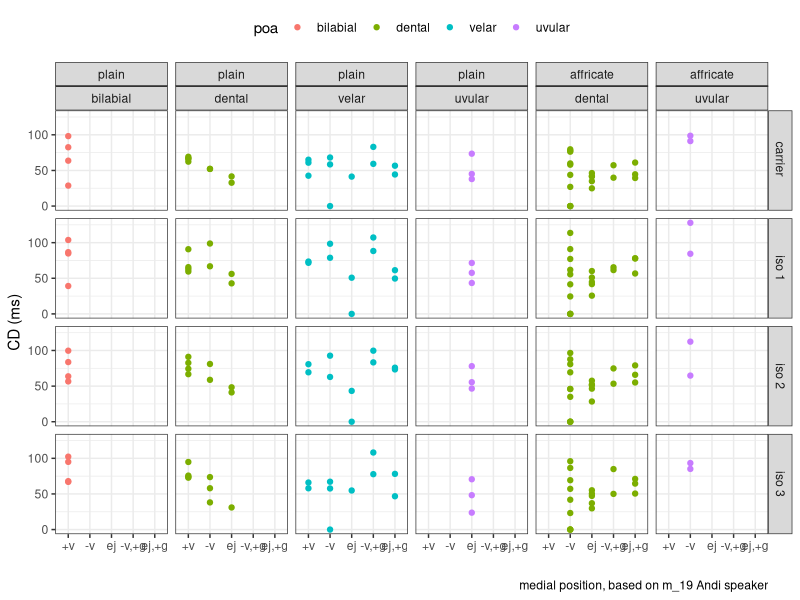
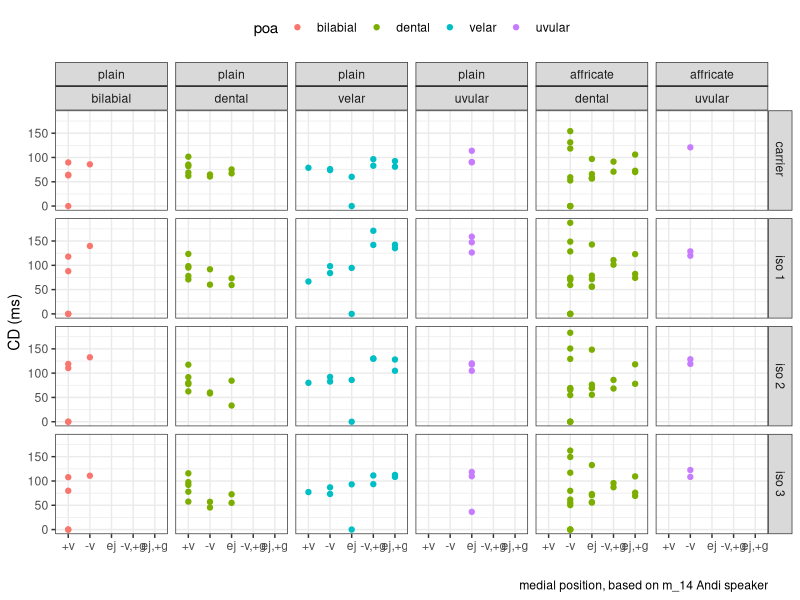
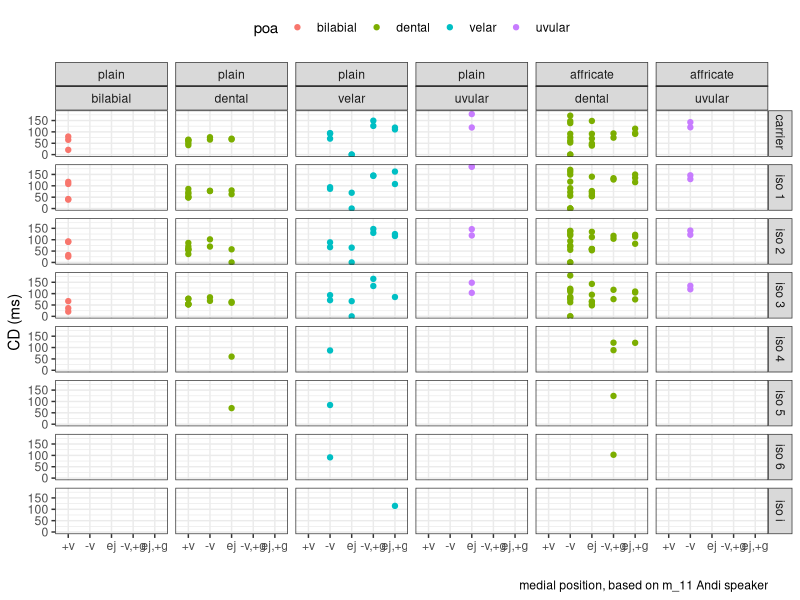
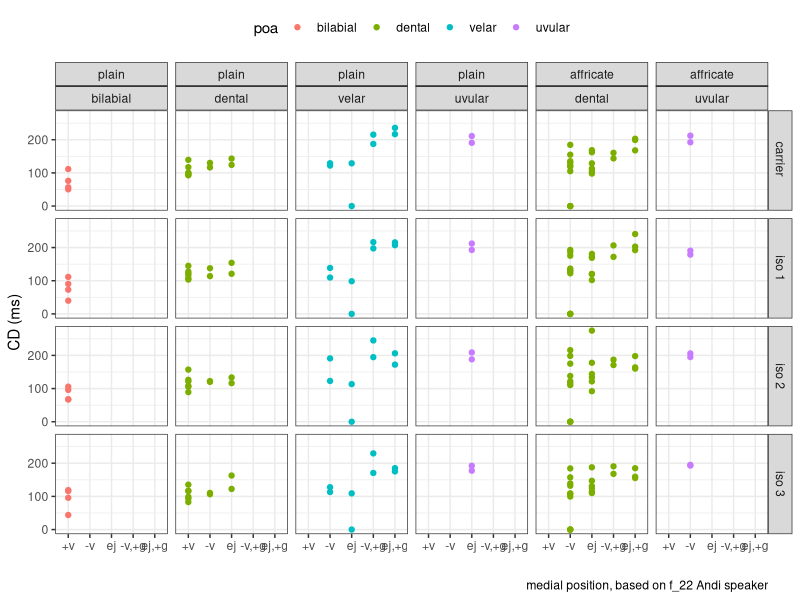
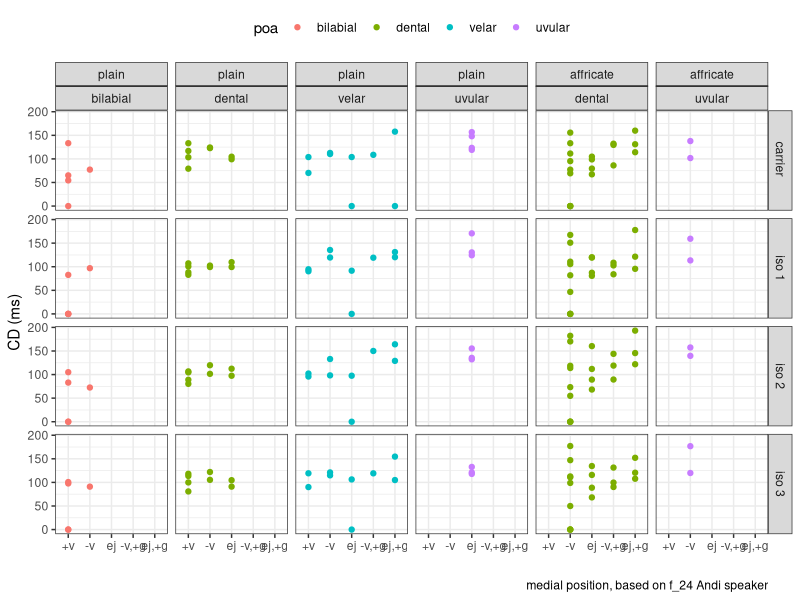
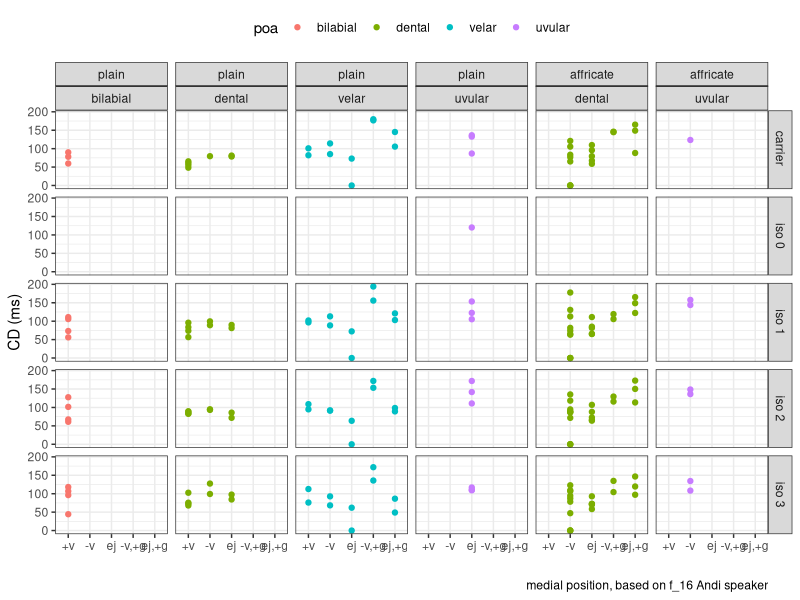
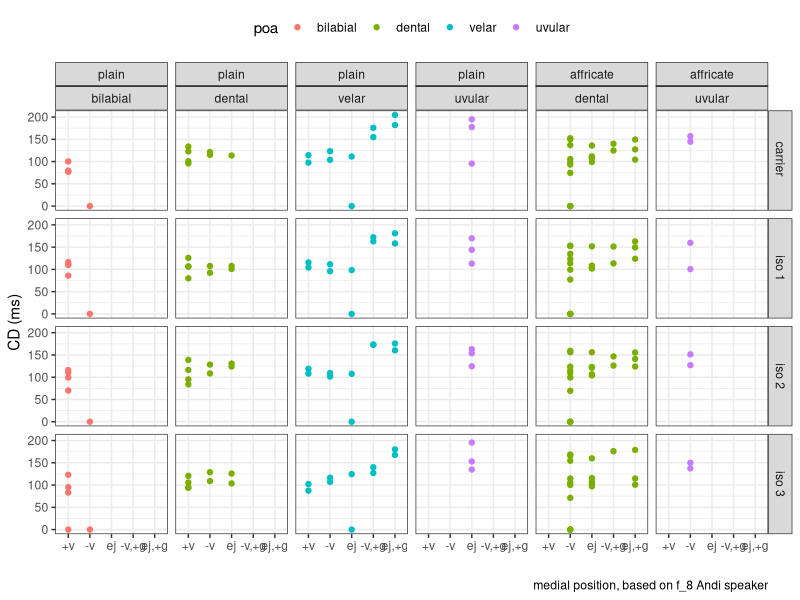
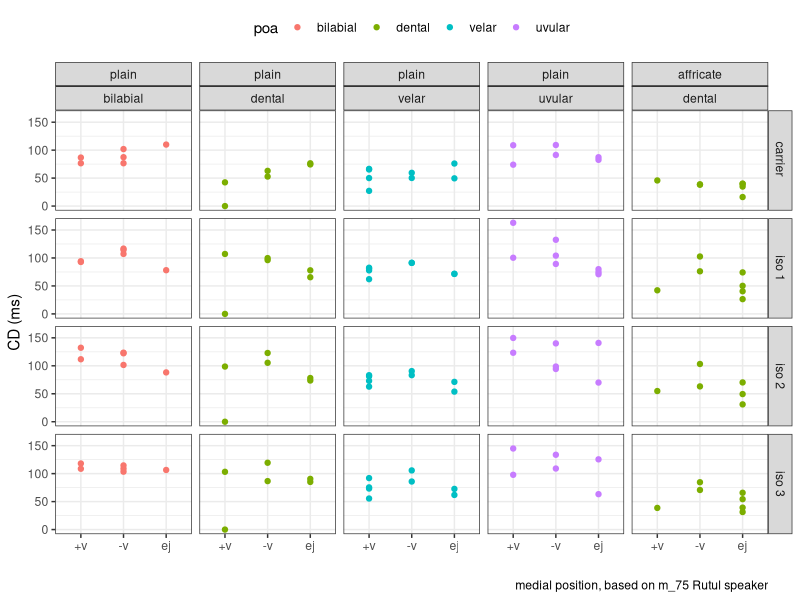

Here is the R script that generated these plots, in order: (Note: a time limit stopped this script after it produced the figures.)
## ---- chunk 1
options(htmltools.dir.version = FALSE)
knitr::opts_chunk$set(message=FALSE,
                      warning= FALSE,
                      fig.width=10.4,
                      fig.height=7)
## ---- chunk 2
library(tidyverse)
df <- read_tsv("speakers.csv")

results <- read_tsv("results.tsv")
correspondence <- read_tsv("correspondence.tsv")

results %>% 
  left_join(correspondence) %>% 
  left_join(df) %>% 
  mutate(repetition = ifelse(repetition == "--undefined--", "", repetition),
         repetition = paste(context, repetition),
         folVowDur = as.double(ifelse(folVowDur == "--undefined--",NA, folVowDur)),
         geminate = ifelse(grepl("[ː:]", stop),"+g", "-g"),
         aff_type = ifelse(grepl("[sz]", stop),"dent", NA),
         aff_type = ifelse(grepl("[ʃʒšžǯ]", stop),"alv", aff_type),
         aff_type = ifelse(grepl("ɬ", stop),"lat", aff_type),
         aff_type = ifelse(grepl("χ", stop),"uv", aff_type),
         affric = ifelse(grepl("ɬ", stop),"affricate", affric),
         affric = ifelse(grepl("χ", stop),"affricate", affric),
         aff_type = ifelse(grepl("χ", stop),"uv", aff_type),
         aff_type = factor(aff_type, levels = c("dent", "alv", "lat", "uv")),
         affric = factor(affric, levels = c("plain", "affricate")),
         voice = ifelse(voice == "voiced", "+v", "-v")) %>% 
  mutate(fric = fric * 1000,
         postfric = postfric*1000,
         folVowDur = folVowDur*1000,
         closdur = closdur*1000,
         VOT = fric + postfric,
         cd_n = closdur/folVowDur,
         vot_n = VOT/folVowDur,
         utterance = paste0(context, "_", repetition),
         poa = factor(poa, levels = c("bilabial", "dental", "velar", "uvular")),
         c_type = ifelse(glott == "glottalic", "ej", voice),
         c_type = ifelse(geminate == "+g", paste0(c_type, ",", "+g"), c_type),
         c_type = factor(c_type, levels = c("+v", "-v", "ej", "-v,+g", "ej,+g"))) ->
  final_df
## ---- chunk 3
speaker <- "m_19"
final_df %>% 
  filter(id == speaker, position == "medial") %>%
  ggplot(aes(c_type, closdur, color = poa))+
  geom_point()+
  theme_bw()+
  theme(legend.position="top")+
  labs(y = "CD (ms)", x = "", caption = paste("medial position, based on",
                       speaker,
                       "Andi speaker"))+
  facet_grid(repetition~affric+poa)
## ---- chunk 4
speaker <- "m_14"
final_df %>% 
  filter(id == speaker, position == "medial") %>%
  ggplot(aes(c_type, closdur, color = poa))+
  geom_point()+
  theme_bw()+
  theme(legend.position="top")+
  labs(y = "CD (ms)", x = "", caption = paste("medial position, based on",
                       speaker,
                       "Andi speaker"))+
  facet_grid(repetition~affric+poa)
## ---- chunk 5
speaker <- "m_11"
final_df %>% 
  filter(id == speaker, position == "medial") %>%
  ggplot(aes(c_type, closdur, color = poa))+
  geom_point()+
  theme_bw()+
  theme(legend.position="top")+
  labs(y = "CD (ms)", x = "", caption = paste("medial position, based on",
                       speaker,
                       "Andi speaker"))+
  facet_grid(repetition~affric+poa)
## ---- chunk 6
speaker <- "f_22"
final_df %>% 
  filter(id == speaker, position == "medial") %>%
  ggplot(aes(c_type, closdur, color = poa))+
  geom_point()+
  theme_bw()+
  theme(legend.position="top")+
  labs(y = "CD (ms)", x = "", caption = paste("medial position, based on",
                       speaker,
                       "Andi speaker"))+
  facet_grid(repetition~affric+poa)
## ---- chunk 7
speaker <- "f_24"
final_df %>% 
  filter(id == speaker, position == "medial") %>%
  ggplot(aes(c_type, closdur, color = poa))+
  geom_point()+
  theme_bw()+
  theme(legend.position="top")+
  labs(y = "CD (ms)", x = "", caption = paste("medial position, based on",
                       speaker,
                       "Andi speaker"))+
  facet_grid(repetition~affric+poa)
## ---- chunk 8
speaker <- "f_16"
final_df %>% 
  filter(id == speaker, position == "medial") %>%
  ggplot(aes(c_type, closdur, color = poa))+
  geom_point()+
  theme_bw()+
  theme(legend.position="top")+
  labs(y = "CD (ms)", x = "", caption = paste("medial position, based on",
                       speaker,
                       "Andi speaker"))+
  facet_grid(repetition~affric+poa)
## ---- chunk 9
speaker <- "f_8"
final_df %>% 
  filter(id == speaker, position == "medial") %>%
  ggplot(aes(c_type, closdur, color = poa))+
  geom_point()+
  theme_bw()+
  theme(legend.position="top")+
  labs(y = "CD (ms)", x = "", caption = paste("medial position, based on",
                       speaker,
                       "Andi speaker"))+
  facet_grid(repetition~affric+poa)
## ---- chunk 10
speaker <- "m_75"
final_df %>% 
  filter(id == speaker, position == "medial") %>%
  ggplot(aes(c_type, closdur, color = poa))+
  geom_point()+
  theme_bw()+
  theme(legend.position="top")+
  labs(y = "CD (ms)", x = "", caption = paste("medial position, based on",
                       speaker,
                       "Rutul speaker"))+
  facet_grid(repetition~affric+poa)
## ---- chunk 11
speaker <- "m_84"
final_df %>% 
  filter(id == speaker, position == "medial") %>%
  ggplot(aes(c_type, closdur, color = poa))+
  geom_point()+
  theme_bw()+
  theme(legend.position="top")+
  labs(y = "CD (ms)", x = "", caption = paste("medial position, based on",
                       speaker,
                       "Rutul speaker"))+
  facet_grid(repetition~affric+poa)
## ---- chunk 12
speaker <- "m_81"
final_df %>% 
  filter(id == speaker, position == "medial") %>%
  ggplot(aes(c_type, closdur, color = poa))+
  geom_point()+
  theme_bw()+
  theme(legend.position="top")+
  labs(y = "CD (ms)", x = "", caption = paste("medial position, based on",
                       speaker,
                       "Rutul speaker"))+
  facet_grid(repetition~affric+poa)
## ---- chunk 13
speaker <- "m_91"
final_df %>% 
  filter(id == speaker, position == "medial") %>%
  ggplot(aes(c_type, closdur, color = poa))+
  geom_point()+
  theme_bw()+
  theme(legend.position="top")+
  labs(y = "CD (ms)", x = "", caption = paste("medial position, based on",
                       speaker,
                       "Rutul speaker"))+
  facet_grid(repetition~affric+poa)
## ---- chunk 14
speaker <- "m_92"
final_df %>% 
  filter(id == speaker, position == "medial") %>%
  ggplot(aes(c_type, closdur, color = poa))+
  geom_point()+
  theme_bw()+
  theme(legend.position="top")+
  labs(y = "CD (ms)", x = "", caption = paste("medial position, based on",
                       speaker,
                       "Rutul speaker"))+
  facet_grid(repetition~affric+poa)
## ---- chunk 15
speaker <- "m_94"
final_df %>% 
  filter(id == speaker, position == "medial") %>%
  ggplot(aes(c_type, closdur, color = poa))+
  geom_point()+
  theme_bw()+
  theme(legend.position="top")+
  labs(y = "CD (ms)", x = "", caption = paste("medial position, based on",
                       speaker,
                       "Rutul speaker"))+
  facet_grid(repetition~affric+poa)

## ---- chunk 16
speaker <- "m_19"
final_df %>% 
  filter(id == speaker, position == "medial") %>%
  ggplot(aes(c_type, VOT, color = poa))+
  geom_hline(yintercept = 30, lty = 2)+
  geom_hline(yintercept = 160, lty = 2)+
  geom_point()+
  theme_bw()+
  theme(legend.position="top")+
  labs(y = "VOT (ms)", x = "", caption = paste("medial position, based on",
                                              speaker,
                                              "Andi speaker"))+
  facet_grid(repetition~affric+poa)
## ---- chunk 17
speaker <- "m_14"
final_df %>% 
  filter(id == speaker, position == "medial") %>%
  ggplot(aes(c_type, VOT, color = poa))+
  geom_hline(yintercept = 30, lty = 2)+
  geom_hline(yintercept = 160, lty = 2)+
  geom_point()+
  theme_bw()+
  theme(legend.position="top")+
  labs(y = "VOT (ms)", x = "", caption = paste("medial position, based on",
                                              speaker,
                                              "Andi speaker"))+
  facet_grid(repetition~affric+poa)
## ---- chunk 18
speaker <- "m_11"
final_df %>% 
  filter(id == speaker, position == "medial") %>%
  ggplot(aes(c_type, VOT, color = poa))+
  geom_hline(yintercept = 30, lty = 2)+
  geom_hline(yintercept = 160, lty = 2)+
  geom_point()+
  theme_bw()+
  theme(legend.position="top")+
  labs(y = "VOT (ms)", x = "", caption = paste("medial position, based on",
                                              speaker,
                                              "Andi speaker"))+
  facet_grid(repetition~affric+poa)
## ---- chunk 19
speaker <- "f_22"
final_df %>% 
  filter(id == speaker, position == "medial") %>%
  ggplot(aes(c_type, VOT, color = poa))+
  geom_hline(yintercept = 30, lty = 2)+
  geom_hline(yintercept = 160, lty = 2)+
  geom_point()+
  theme_bw()+
  theme(legend.position="top")+
  labs(y = "VOT (ms)", x = "", caption = paste("medial position, based on",
                                              speaker,
                                              "Andi speaker"))+
  facet_grid(repetition~affric+poa)
## ---- chunk 20
speaker <- "f_24"
final_df %>% 
  filter(id == speaker, position == "medial") %>%
  ggplot(aes(c_type, VOT, color = poa))+
  geom_hline(yintercept = 30, lty = 2)+
  geom_hline(yintercept = 160, lty = 2)+
  geom_point()+
  theme_bw()+
  theme(legend.position="top")+
  labs(y = "VOT (ms)", x = "", caption = paste("medial position, based on",
                                              speaker,
                                              "Andi speaker"))+
  facet_grid(repetition~affric+poa)
## ---- chunk 21
speaker <- "f_16"
final_df %>% 
  filter(id == speaker, position == "medial") %>%
  ggplot(aes(c_type, VOT, color = poa))+
  geom_hline(yintercept = 30, lty = 2)+
  geom_hline(yintercept = 160, lty = 2)+
  geom_point()+
  theme_bw()+
  theme(legend.position="top")+
  labs(y = "VOT (ms)", x = "", caption = paste("medial position, based on",
                                              speaker,
                                              "Andi speaker"))+
  facet_grid(repetition~affric+poa)
## ---- chunk 22
speaker <- "f_8"
final_df %>% 
  filter(id == speaker, position == "medial") %>%
  ggplot(aes(c_type, VOT, color = poa))+
  geom_hline(yintercept = 30, lty = 2)+
  geom_hline(yintercept = 160, lty = 2)+
  geom_point()+
  theme_bw()+
  theme(legend.position="top")+
  labs(y = "VOT (ms)", x = "", caption = paste("medial position, based on",
                                              speaker,
                                              "Andi speaker"))+
  facet_grid(repetition~affric+poa)
## ---- chunk 23
speaker <- "m_75"
final_df %>% 
  filter(id == speaker, position == "medial") %>%
  ggplot(aes(c_type, VOT, color = poa))+
  geom_hline(yintercept = 30, lty = 2)+
  geom_hline(yintercept = 160, lty = 2)+
  geom_point()+
  theme_bw()+
  theme(legend.position="top")+
  labs(y = "VOT (ms)", x = "", caption = paste("medial position, based on",
                                              speaker,
                                              "Rutul speaker"))+
  facet_grid(repetition~affric+poa)
## ---- chunk 24
speaker <- "m_84"
final_df %>% 
  filter(id == speaker, position == "medial") %>%
  ggplot(aes(c_type, VOT, color = poa))+
  geom_hline(yintercept = 30, lty = 2)+
  geom_hline(yintercept = 160, lty = 2)+
  geom_point()+
  theme_bw()+
  theme(legend.position="top")+
  labs(y = "VOT (ms)", x = "", caption = paste("medial position, based on",
                                              speaker,
                                              "Rutul speaker"))+
  facet_grid(repetition~affric+poa)
## ---- chunk 25
speaker <- "m_81"
final_df %>% 
  filter(id == speaker, position == "medial") %>%
  ggplot(aes(c_type, VOT, color = poa))+
  geom_hline(yintercept = 30, lty = 2)+
  geom_hline(yintercept = 160, lty = 2)+
  geom_point()+
  theme_bw()+
  theme(legend.position="top")+
  labs(y = "VOT (ms)", x = "", caption = paste("medial position, based on",
                                              speaker,
                                              "Rutul speaker"))+
  facet_grid(repetition~affric+poa)
## ---- chunk 26
speaker <- "m_91"
final_df %>% 
  filter(id == speaker, position == "medial") %>%
  ggplot(aes(c_type, VOT, color = poa))+
  geom_hline(yintercept = 30, lty = 2)+   
  geom_hline(yintercept = 160, lty = 2)+
  geom_point()+
  theme_bw()+
  theme(legend.position="top")+
  labs(y = "VOT (ms)", x = "", caption = paste("medial position, based on",
                                              speaker,
                                              "Rutul speaker"))+
  facet_grid(repetition~affric+poa)
## ---- chunk 27
speaker <- "m_92"
final_df %>% 
  filter(id == speaker, position == "medial") %>%
  ggplot(aes(c_type, VOT, color = poa))+
  geom_hline(yintercept = 30, lty = 2)+
  geom_hline(yintercept = 160, lty = 2)+
  geom_point()+
  theme_bw()+
  theme(legend.position="top")+
  labs(y = "VOT (ms)", x = "", caption = paste("medial position, based on",
                                              speaker,
                                              "Rutul speaker"))+
  facet_grid(repetition~affric+poa)
## ---- chunk 28
speaker <- "m_94"
final_df %>% 
  filter(id == speaker, position == "medial") %>%
  ggplot(aes(c_type, VOT, color = poa))+
  geom_hline(yintercept = 30, lty = 2)+
  geom_hline(yintercept = 160, lty = 2)+ 
  geom_point()+
  theme_bw()+
  theme(legend.position="top")+
  labs(y = "VOT (ms)", x = "", caption = paste("medial position, based on",
                                              speaker,
                                              "Rutul speaker"))+
  facet_grid(repetition~affric+poa)

## ---- chunk 29
speaker <- "m_19"
final_df %>% 
  filter(id == speaker, position == "medial") %>%
  ggplot(aes(closdur, VOT, color = c_type))+
  geom_point()+
  theme_bw()+
  theme(legend.position="top")+
  labs(y = "VOT (ms)", x = "CD (ms)", caption = paste("medial position, based on",
                                              speaker,
                                              "Andi speaker"))+
  facet_grid(repetition~affric+poa)
## ---- chunk 30
speaker <- "m_14"
final_df %>% 
  filter(id == speaker, position == "medial") %>%
  ggplot(aes(closdur, VOT, color = c_type))+
  geom_point()+
  theme_bw()+
  theme(legend.position="top")+
  labs(y = "VOT (ms)", x = "CD (ms)", caption = paste("medial position, based on",
                                              speaker,
                                              "Andi speaker"))+
  facet_grid(repetition~affric+poa)
## ---- chunk 31
speaker <- "m_11"
final_df %>% 
  filter(id == speaker, position == "medial") %>%
  ggplot(aes(closdur, VOT, color = c_type))+
  geom_point()+
  theme_bw()+
  theme(legend.position="top")+
  labs(y = "VOT (ms)", x = "CD (ms)", caption = paste("medial position, based on",
                                              speaker,
                                              "Andi speaker"))+
  facet_grid(repetition~affric+poa)
## ---- chunk 32
speaker <- "f_22"
final_df %>% 
  filter(id == speaker, position == "medial") %>%
  ggplot(aes(closdur, VOT, color = c_type))+
  geom_point()+
  theme_bw()+
  theme(legend.position="top")+
  labs(y = "VOT (ms)", x = "CD (ms)", caption = paste("medial position, based on",
                                              speaker,
                                              "Andi speaker"))+
  facet_grid(repetition~affric+poa)
## ---- chunk 33
speaker <- "f_24"
final_df %>% 
  filter(id == speaker, position == "medial") %>%
  ggplot(aes(closdur, VOT, color = c_type))+
  geom_point()+
  theme_bw()+
  theme(legend.position="top")+
  labs(y = "VOT (ms)", x = "CD (ms)", caption = paste("medial position, based on",
                                              speaker,
                                              "Andi speaker"))+
  facet_grid(repetition~affric+poa)
## ---- chunk 34
speaker <- "f_16"
final_df %>% 
  filter(id == speaker, position == "medial") %>%
  ggplot(aes(closdur, VOT, color = c_type))+
  geom_point()+
  theme_bw()+
  theme(legend.position="top")+
  labs(y = "VOT (ms)", x = "CD (ms)", caption = paste("medial position, based on",
                                              speaker,
                                              "Andi speaker"))+
  facet_grid(repetition~affric+poa)
## ---- chunk 35
speaker <- "f_8"
final_df %>% 
  filter(id == speaker, position == "medial") %>%
  ggplot(aes(closdur, VOT, color = c_type))+
  geom_point()+
  theme_bw()+
  theme(legend.position="top")+
  labs(y = "VOT (ms)", x = "CD (ms)", caption = paste("medial position, based on",
                                              speaker,
                                              "Andi speaker"))+
  facet_grid(repetition~affric+poa)
## ---- chunk 36
speaker <- "m_75"
final_df %>% 
  filter(id == speaker, position == "medial") %>%
  ggplot(aes(closdur, VOT, color = c_type))+
  geom_point()+
  theme_bw()+
  theme(legend.position="top")+
  labs(y = "VOT (ms)", x = "CD (ms)", caption = paste("medial position, based on",
                                              speaker,
                                              "Rutul speaker"))+
  facet_grid(repetition~affric+poa)
## ---- chunk 37
speaker <- "m_84"
final_df %>% 
  filter(id == speaker, position == "medial") %>%
  ggplot(aes(closdur, VOT, color = c_type))+
  geom_point()+
  theme_bw()+
  theme(legend.position="top")+
  labs(y = "VOT (ms)", x = "CD (ms)", caption = paste("medial position, based on",
                                              speaker,
                                              "Rutul speaker"))+
  facet_grid(repetition~affric+poa)
## ---- chunk 38
speaker <- "m_81"
final_df %>% 
  filter(id == speaker, position == "medial") %>%
  ggplot(aes(closdur, VOT, color = c_type))+
  geom_point()+
  theme_bw()+
  theme(legend.position="top")+
  labs(y = "VOT (ms)", x = "CD (ms)", caption = paste("medial position, based on",
                                              speaker,
                                              "Rutul speaker"))+
  facet_grid(repetition~affric+poa)
## ---- chunk 39
speaker <- "m_91"
final_df %>% 
  filter(id == speaker, position == "medial") %>%
  ggplot(aes(closdur, VOT, color = c_type))+
  geom_point()+
  theme_bw()+
  theme(legend.position="top")+
  labs(y = "VOT (ms)", x = "CD (ms)", caption = paste("medial position, based on",
                                              speaker,
                                              "Rutul speaker"))+
  facet_grid(repetition~affric+poa)
## ---- chunk 40
speaker <- "m_92"
final_df %>% 
  filter(id == speaker, position == "medial") %>%
  ggplot(aes(closdur, VOT, color = c_type))+
  geom_point()+
  theme_bw()+
  theme(legend.position="top")+
  labs(y = "VOT (ms)", x = "CD (ms)", caption = paste("medial position, based on",
                                              speaker,
                                              "Rutul speaker"))+
  facet_grid(repetition~affric+poa)
## ---- chunk 41
speaker <- "m_94"
final_df %>% 
  filter(id == speaker, position == "medial") %>%
  ggplot(aes(closdur, VOT, color = c_type))+
  geom_point()+
  theme_bw()+
  theme(legend.position="top")+
  labs(y = "VOT (ms)", x = "CD (ms)", caption = paste("medial position, based on",
                                              speaker,
                              "Rutul speaker"))+
  facet_grid(repetition~affric+poa)
## ---- chunk 42
speaker <- "m_19"
final_df %>% 
  filter(id == speaker, position == "medial") %>%
  ggplot(aes(c_type, vot_n, color = poa))+
  geom_point()+
  theme_bw()+
  theme(legend.position="top")+
  labs(y = "VOT (normalized)", x = "", caption = paste("medial position, based on",
                                                      speaker,
                                                      "Andi speaker"))+
  facet_grid(repetition~affric+poa)
## ---- chunk 43
speaker <- "m_14"
final_df %>% 
  filter(id == speaker, position == "medial") %>%
  ggplot(aes(c_type, vot_n, color = poa))+
  geom_point()+
  theme_bw()+
  theme(legend.position="top")+
  labs(y = "VOT (normalized)", x = "", caption = paste("medial position, based on",
                                                      speaker,
                                                      "Andi speaker"))+
  facet_grid(repetition~affric+poa)
## ---- chunk 44
speaker <- "m_11"
final_df %>% 
  filter(id == speaker, position == "medial") %>%
  ggplot(aes(c_type, vot_n, color = poa))+
  geom_point()+
  theme_bw()+
  theme(legend.position="top")+
  labs(y = "VOT (normalized)", x = "", caption = paste("medial position, based on",
                                                      speaker,
                                                      "Andi speaker"))+
  facet_grid(repetition~affric+poa)
## ---- chunk 45
speaker <- "f_22"
final_df %>% 
  filter(id == speaker, position == "medial") %>%
  ggplot(aes(c_type, vot_n, color = poa))+
  geom_point()+
  theme_bw()+
  theme(legend.position="top")+
  labs(y = "VOT (normalized)", x = "", caption = paste("medial position, based on",
                                                      speaker,
                                                      "Andi speaker"))+
  facet_grid(repetition~affric+poa)
## ---- chunk 46
speaker <- "f_24"
final_df %>% 
  filter(id == speaker, position == "medial") %>%
  ggplot(aes(c_type, vot_n, color = poa))+
  geom_point()+
  theme_bw()+
  theme(legend.position="top")+
  labs(y = "VOT (normalized)", x = "", caption = paste("medial position, based on",
                                                      speaker,
                                                      "Andi speaker"))+
  facet_grid(repetition~affric+poa)
## ---- chunk 47
speaker <- "f_16"
final_df %>% 
  filter(id == speaker, position == "medial") %>%
  ggplot(aes(c_type, vot_n, color = poa))+
  geom_point()+
  theme_bw()+
  theme(legend.position="top")+
  labs(y = "VOT (normalized)", x = "", caption = paste("medial position, based on",
                                                      speaker,
                                                      "Andi speaker"))+
  facet_grid(repetition~affric+poa)
## ---- chunk 48
speaker <- "f_8"
final_df %>% 
  filter(id == speaker, position == "medial") %>%
  ggplot(aes(c_type, vot_n, color = poa))+
  geom_point()+
  theme_bw()+
  theme(legend.position="top")+
  labs(y = "VOT (normalized)", x = "", caption = paste("medial position, based on",
                                                      speaker,
                                                      "Andi speaker"))+
  facet_grid(repetition~affric+poa)
## ---- chunk 49
speaker <- "m_75"
final_df %>% 
  filter(id == speaker, position == "medial") %>%
  ggplot(aes(c_type, vot_n, color = poa))+
  geom_point()+
  theme_bw()+
  theme(legend.position="top")+
  labs(y = "VOT (normalized)", x = "", caption = paste("medial position, based on",
                                                      speaker,
                                                      "Rutul speaker"))+
  facet_grid(repetition~affric+poa)
## ---- chunk 50
speaker <- "m_84"
final_df %>% 
  filter(id == speaker, position == "medial") %>%
  ggplot(aes(c_type, vot_n, color = poa))+
  geom_point()+
  theme_bw()+
  theme(legend.position="top")+
  labs(y = "VOT (normalized)", x = "", caption = paste("medial position, based on",
                                                      speaker,
                                                      "Rutul speaker"))+
  facet_grid(repetition~affric+poa)
## ---- chunk 51
speaker <- "m_81"
final_df %>% 
  filter(id == speaker, position == "medial") %>%
  ggplot(aes(c_type, vot_n, color = poa))+
  geom_point()+
  theme_bw()+
  theme(legend.position="top")+
  labs(y = "VOT (normalized)", x = "", caption = paste("medial position, based on",
                                                      speaker,
                                                      "Rutul speaker"))+
  facet_grid(repetition~affric+poa)
## ---- chunk 52
speaker <- "m_91"
final_df %>% 
  filter(id == speaker, position == "medial") %>%
  ggplot(aes(c_type, vot_n, color = poa))+
  geom_point()+
  theme_bw()+
  theme(legend.position="top")+
  labs(y = "VOT (normalized)", x = "", caption = paste("medial position, based on",
                                                      speaker,
                                                      "Rutul speaker"))+
  facet_grid(repetition~affric+poa)
## ---- chunk 53
speaker <- "m_92"
final_df %>% 
  filter(id == speaker, position == "medial") %>%
  ggplot(aes(c_type, vot_n, color = poa))+
  geom_point()+
  theme_bw()+
  theme(legend.position="top")+
  labs(y = "VOT (normalized)", x = "", caption = paste("medial position, based on",
                                                      speaker,
                                                      "Rutul speaker"))+
  facet_grid(repetition~affric+poa)
## ---- chunk 54
speaker <- "m_94"
final_df %>% 
  filter(id == speaker, position == "medial") %>%
  ggplot(aes(c_type, vot_n, color = poa))+
  geom_point()+
  theme_bw()+
  theme(legend.position="top")+
  labs(y = "VOT (normalized)", x = "", caption = paste("medial position, based on",
                                                      speaker,
                                                      "Rutul speaker"))+
  facet_grid(repetition~affric+poa)

## ---- chunk 55
speaker <- "m_19"
final_df %>% 
  filter(id == speaker, position == "medial") %>%
  ggplot(aes(c_type, vot_n, color = poa))+
  geom_point()+
  theme_bw()+
  theme(legend.position="top")+
  labs(y = "VOT (normalized)", x = "", caption = paste("medial position, based on",
                                                      speaker,
                                                      "Andi speaker"))+
  facet_grid(repetition~affric+poa)
## ---- chunk 56
speaker <- "m_14"
final_df %>% 
  filter(id == speaker, position == "medial") %>%
  ggplot(aes(c_type, vot_n, color = poa))+
  geom_point()+
  theme_bw()+
  theme(legend.position="top")+
  labs(y = "VOT (normalized)", x = "", caption = paste("medial position, based on",
                                                      speaker,
                                                      "Andi speaker"))+
  facet_grid(repetition~affric+poa)
## ---- chunk 57
speaker <- "m_11"
final_df %>% 
  filter(id == speaker, position == "medial") %>%
  ggplot(aes(c_type, vot_n, color = poa))+
  geom_point()+
  theme_bw()+
  theme(legend.position="top")+
  labs(y = "VOT (normalized)", x = "", caption = paste("medial position, based on",
                                                      speaker,
                                                      "Andi speaker"))+
  facet_grid(repetition~affric+poa)
## ---- chunk 58
speaker <- "f_22"
final_df %>% 
  filter(id == speaker, position == "medial") %>%
  ggplot(aes(c_type, vot_n, color = poa))+
  geom_point()+
  theme_bw()+
  theme(legend.position="top")+
  labs(y = "VOT (normalized)", x = "", caption = paste("medial position, based on",
                                                      speaker,
                                                      "Andi speaker"))+
  facet_grid(repetition~affric+poa)
## ---- chunk 59
speaker <- "f_24"
final_df %>% 
  filter(id == speaker, position == "medial") %>%
  ggplot(aes(c_type, vot_n, color = poa))+
  geom_point()+
  theme_bw()+
  theme(legend.position="top")+
  labs(y = "VOT (normalized)", x = "", caption = paste("medial position, based on",
                                                      speaker,
                                                      "Andi speaker"))+
  facet_grid(repetition~affric+poa)
## ---- chunk 60
speaker <- "f_16"
final_df %>% 
  filter(id == speaker, position == "medial") %>%
  ggplot(aes(c_type, vot_n, color = poa))+
  geom_point()+
  theme_bw()+
  theme(legend.position="top")+
  labs(y = "VOT (normalized)", x = "", caption = paste("medial position, based on",
                                                      speaker,
                                                      "Andi speaker"))+
  facet_grid(repetition~affric+poa)
## ---- chunk 61
speaker <- "f_8"
final_df %>% 
  filter(id == speaker, position == "medial") %>%
  ggplot(aes(c_type, vot_n, color = poa))+
  geom_point()+
  theme_bw()+
  theme(legend.position="top")+
  labs(y = "VOT (normalized)", x = "", caption = paste("medial position, based on",
                                                      speaker,
                                                      "Andi speaker"))+
  facet_grid(repetition~affric+poa)
## ---- chunk 62
speaker <- "m_75"
final_df %>% 
  filter(id == speaker, position == "medial") %>%
  ggplot(aes(c_type, vot_n, color = poa))+
  geom_point()+
  theme_bw()+
  theme(legend.position="top")+
  labs(y = "VOT (normalized)", x = "", caption = paste("medial position, based on",
                                                      speaker,
                                                      "Rutul speaker"))+
  facet_grid(repetition~affric+poa)
## ---- chunk 63
speaker <- "m_84"
final_df %>% 
  filter(id == speaker, position == "medial") %>%
  ggplot(aes(c_type, vot_n, color = poa))+
  geom_point()+
  theme_bw()+
  theme(legend.position="top")+
  labs(y = "VOT (normalized)", x = "", caption = paste("medial position, based on",
                                                      speaker,
                                                      "Rutul speaker"))+
  facet_grid(repetition~affric+poa)
## ---- chunk 64
speaker <- "m_81"
final_df %>% 
  filter(id == speaker, position == "medial") %>%
  ggplot(aes(c_type, vot_n, color = poa))+
  geom_point()+
  theme_bw()+
  theme(legend.position="top")+
  labs(y = "VOT (normalized)", x = "", caption = paste("medial position, based on",
                                                      speaker,
                                                      "Rutul speaker"))+
  facet_grid(repetition~affric+poa)
## ---- chunk 65
speaker <- "m_91"
final_df %>% 
  filter(id == speaker, position == "medial") %>%
  ggplot(aes(c_type, vot_n, color = poa))+
  geom_point()+
  theme_bw()+
  theme(legend.position="top")+
  labs(y = "VOT (normalized)", x = "", caption = paste("medial position, based on",
                                                      speaker,
                                                      "Rutul speaker"))+
  facet_grid(repetition~affric+poa)
## ---- chunk 66
speaker <- "m_92"
final_df %>% 
  filter(id == speaker, position == "medial") %>%
  ggplot(aes(c_type, vot_n, color = poa))+
  geom_point()+
  theme_bw()+
  theme(legend.position="top")+
  labs(y = "VOT (normalized)", x = "", caption = paste("medial position, based on",
                                                      speaker,
                                                      "Rutul speaker"))+
  facet_grid(repetition~affric+poa)
## ---- chunk 67
speaker <- "m_94"
final_df %>% 
  filter(id == speaker, position == "medial") %>%
  ggplot(aes(c_type, vot_n, color = poa))+
  geom_point()+
  theme_bw()+
  theme(legend.position="top")+
  labs(y = "VOT (normalized)", x = "", caption = paste("medial position, based on",
                                                      speaker,
                                                      "Rutul speaker"))+
  facet_grid(repetition~affric+poa)

## ---- chunk 68
speaker <- "m_19"
final_df %>% 
filter(id == speaker, position == "medial") %>%
ggplot(aes(cd_n, vot_n, color = c_type))+
geom_point()+
theme_bw()+
theme(legend.position="top")+
labs(y = "VOT (normalized)", x = "CD (normalized)", caption = paste("medial position, based on",
speaker,
"Andi speaker"))+
facet_grid(repetition~affric+poa)
## ---- chunk 69
speaker <- "m_14"
final_df %>% 
filter(id == speaker, position == "medial") %>%
ggplot(aes(cd_n, vot_n, color = c_type))+
geom_point()+
theme_bw()+
theme(legend.position="top")+
labs(y = "VOT (normalized)", x = "CD (normalized)", caption = paste("medial position, based on",
speaker,
"Andi speaker"))+
facet_grid(repetition~affric+poa)
## ---- chunk 70
speaker <- "m_11"
final_df %>% 
filter(id == speaker, position == "medial") %>%
ggplot(aes(cd_n, vot_n, color = c_type))+
geom_point()+
theme_bw()+
theme(legend.position="top")+
labs(y = "VOT (normalized)", x = "CD (normalized)", caption = paste("medial position, based on",
speaker,
"Andi speaker"))+
facet_grid(repetition~affric+poa)
## ---- chunk 71
speaker <- "f_22"
final_df %>% 
filter(id == speaker, position == "medial") %>%
ggplot(aes(cd_n, vot_n, color = c_type))+
geom_point()+
theme_bw()+
theme(legend.position="top")+
labs(y = "VOT (normalized)", x = "CD (normalized)", caption = paste("medial position, based on",
speaker,
"Andi speaker"))+
facet_grid(repetition~affric+poa)
## ---- chunk 72
speaker <- "f_24"
final_df %>% 
filter(id == speaker, position == "medial") %>%
ggplot(aes(cd_n, vot_n, color = c_type))+
geom_point()+
theme_bw()+
theme(legend.position="top")+
labs(y = "VOT (normalized)", x = "CD (normalized)", caption = paste("medial position, based on",
speaker,
"Andi speaker"))+
facet_grid(repetition~affric+poa)
## ---- chunk 73
speaker <- "f_16"
final_df %>% 
filter(id == speaker, position == "medial") %>%
ggplot(aes(cd_n, vot_n, color = c_type))+
geom_point()+
theme_bw()+
theme(legend.position="top")+
labs(y = "VOT (normalized)", x = "CD (normalized)", caption = paste("medial position, based on",
speaker,
"Andi speaker"))+
facet_grid(repetition~affric+poa)
## ---- chunk 74
speaker <- "f_8"
final_df %>% 
filter(id == speaker, position == "medial") %>%
ggplot(aes(cd_n, vot_n, color = c_type))+
geom_point()+
theme_bw()+
theme(legend.position="top")+
labs(y = "VOT (normalized)", x = "CD (normalized)", caption = paste("medial position, based on",
speaker,
"Andi speaker"))+
facet_grid(repetition~affric+poa)
## ---- chunk 75
speaker <- "m_75"
final_df %>% 
filter(id == speaker, position == "medial") %>%
ggplot(aes(cd_n, vot_n, color = c_type))+
geom_point()+
theme_bw()+
theme(legend.position="top")+
labs(y = "VOT (normalized)", x = "CD (normalized)", caption = paste("medial position, based on",
speaker,
"Rutul speaker"))+
facet_grid(repetition~affric+poa)
## ---- chunk 76
speaker <- "m_84"
final_df %>% 
filter(id == speaker, position == "medial") %>%
ggplot(aes(cd_n, vot_n, color = c_type))+
geom_point()+
theme_bw()+
theme(legend.position="top")+
labs(y = "VOT (normalized)", x = "CD (normalized)", caption = paste("medial position, based on",
speaker,
"Rutul speaker"))+
facet_grid(repetition~affric+poa)
## ---- chunk 77
speaker <- "m_81"
final_df %>% 
filter(id == speaker, position == "medial") %>%
ggplot(aes(cd_n, vot_n, color = c_type))+
geom_point()+
theme_bw()+
theme(legend.position="top")+
labs(y = "VOT (normalized)", x = "CD (normalized)", caption = paste("medial position, based on",
speaker,
"Rutul speaker"))+
facet_grid(repetition~affric+poa)
## ---- chunk 78
speaker <- "m_91"
final_df %>% 
filter(id == speaker, position == "medial") %>%
ggplot(aes(cd_n, vot_n, color = c_type))+
geom_point()+
theme_bw()+
theme(legend.position="top")+
labs(y = "VOT (normalized)", x = "CD (normalized)", caption = paste("medial position, based on",
speaker,
"Rutul speaker"))+
facet_grid(repetition~affric+poa)
## ---- chunk 79
speaker <- "m_92"
final_df %>% 
filter(id == speaker, position == "medial") %>%
ggplot(aes(cd_n, vot_n, color = c_type))+
geom_point()+
theme_bw()+
theme(legend.position="top")+
labs(y = "VOT (normalized)", x = "CD (normalized)", caption = paste("medial position, based on",
speaker,
"Rutul speaker"))+
facet_grid(repetition~affric+poa)
## ---- chunk 80
speaker <- "m_94"
final_df %>% 
filter(id == speaker, position == "medial") %>%
ggplot(aes(cd_n, vot_n, color = c_type))+
geom_point()+
theme_bw()+
theme(legend.position="top")+
labs(y = "VOT (normalized)", x = "CD (normalized)", caption = paste("medial position, based on",
speaker,
"Rutul speaker"))+
facet_grid(repetition~affric+poa)
